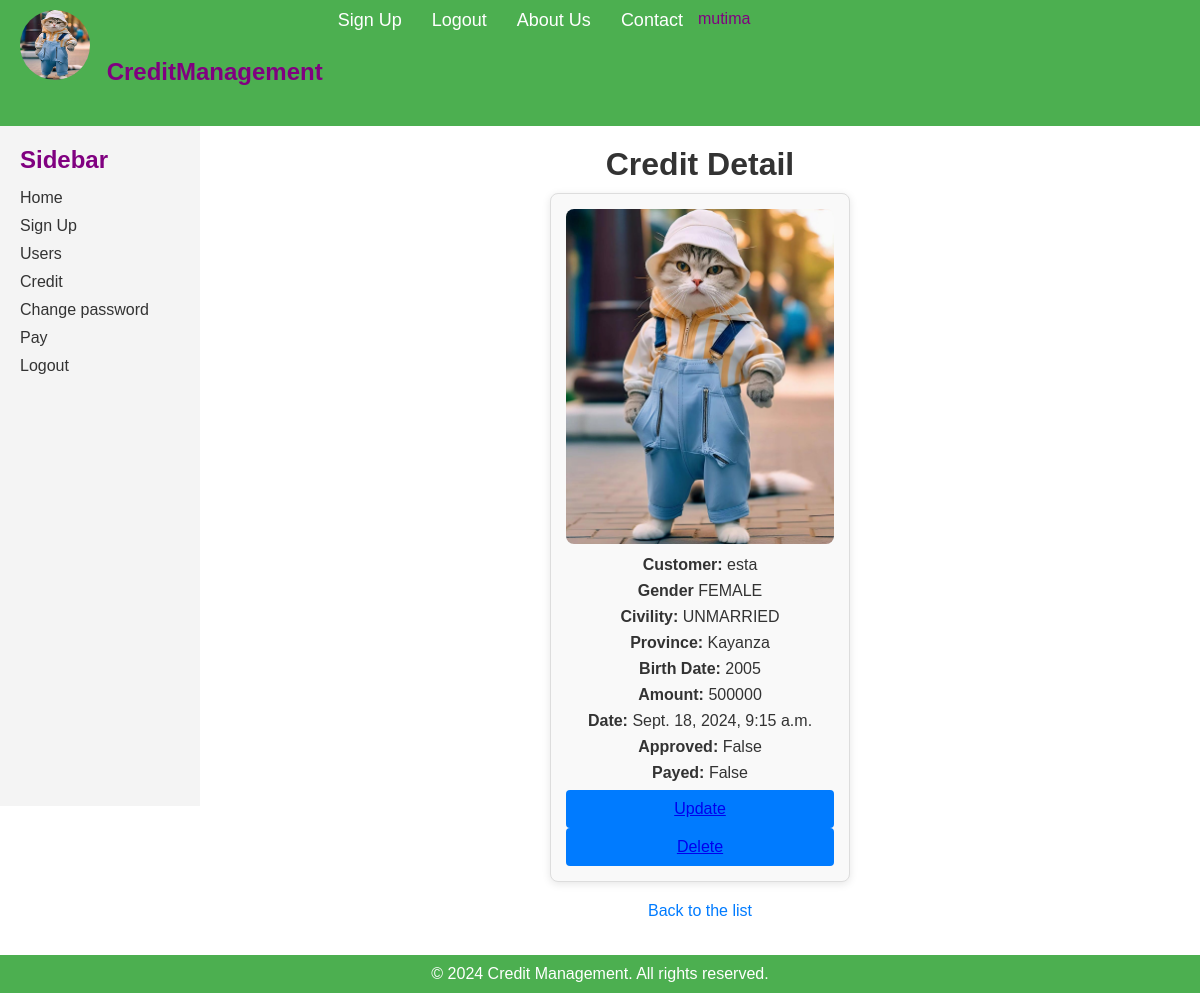
/credit_detail/1 (signed in), run on the app's committed database.
### authentication/models.py (models this page shows)
class CustomUser(AbstractUser):
    class Gender(models.TextChoices):
        MALE = 'MALE', 'Male'
        FEMALE = 'FEMALE', 'Female'
    class Civility(models.TextChoices):
        MARRIED = 'MARRIED', 'Married'  # Fixed spelling
        UNMARRIED = 'UNMARRIED', 'Unmarried'  # Fixed spelling
    PROVINCES = [
        ('Kayanza', 'Kayanza'),
        ('Mwaro', 'Mwaro'),
        ('Bururi', 'Bururi'),
        ('Bujumbura-Mairie', 'Bujumbura-Mairie'),
        ('Bujumbura-Rurale', 'Bujumbura-Rurale'),
        ('Gitega', 'Gitega'),
        ('Rutana', 'Rutana'),
        ('Ngozi', 'Ngozi'),
        ('Cibitoke', 'Cibitoke'),
        ('Muyinga', 'Muyinga'),
        ('Kirundo', 'Kirundo'),
        ('Rumonge', 'Rumonge'),
        ('Makamba', 'Makamba'),
        ('Karusi', 'Karusi'),
        ('Ruyigi', 'Ruyigi'),
        ('Bubanza', 'Bubanza'),
    ]
    gender = models.CharField(
        max_length=10,
        verbose_name='Gender',
        choices=Gender.choices  # Use .choices here
    )
    civility = models.CharField(
        max_length=30,
        verbose_name='Civility',
        choices=Civility.choices  # Use .choices here
    )
    province = models.CharField(
        max_length=30,
        verbose_name='Province',
        choices=PROVINCES
    )
    birth_year = models.PositiveIntegerField(
        verbose_name='Birth Year',
        choices=[(year, year) for year in range(1900, datetime.now().year + 1)],
        default=datetime.now().year
    )
    profile_photo = models.ImageField(verbose_name='Profile Photo')  # Specify upload_to
    def __str__(self):
        return self.username

### credit/models.py (models this page shows, shortened)
class CreditModel(models.Model):
	customer=models.ForeignKey(CustomUser, on_delete=models.CASCADE,verbose_name='CustomUser')
	amount=models.PositiveIntegerField(verbose_name='Amount')
	date_created = models.DateTimeField(auto_now_add=True)
	approved=models.BooleanField(default=False)
	payed=models.BooleanField(default=False)

### credit/views.py (the view)
# urls.py: path('credit_detail/<int:pk>',CreditDetailView.as_view(),name='credit_detail'),
class CreditDetailView(LoginRequiredMixin,DetailView):
	model=CreditModel
	context_object_name='credit'
	template_name='credit/credit_detail.html'

### credit/templates/credit/credit_detail.html
{% extends 'base.html' %}
{% block content %}
<center>
<h1>Credit Detail</h1>
<div class="card">
    <img src="{{ credit.customer.profile_photo.url }}" alt="">
    <p><b> Customer:</b> {{ credit.customer.username }} </p>
    <p><b>Gender </b>{{ credit.customer.gender  }} </p>
    <p><b>Civility:</b> {{ credit.customer.civility }}</p>
    <p><b>Province: </b> {{ credit.customer.province }}</p>
    <p><b>Birth Date:</b> {{ credit.customer.birth_year }}</p>
    <p><b>Amount:</b> {{ credit.amount }}</p>
    <p><b>Date:</b> {{ credit.date_created }}</p>
    <p><b>Approved:</b> {{ credit.approved }}</p>
    <p><b>Payed:</b> {{ credit.payed }}</p>
    <button><a href="{% url 'credit_update' credit.id %}">Update</a></button>
    <br>
    <button><a href="{% url 'credit_delete' credit.id %}">Delete</a></button>
</div>
<a class="back-link"  href="{% url 'credit_list' %}">Back to the list</a>
</center>
{% endblock content %}

### templates/base.html (shortened to what this page needs)
{% load static %}
<!DOCTYPE html>
<html lang="en">
<head>
    <link rel="stylesheet" href="{% static 'style.css' %}">
</head>
<body>
    <nav class="navbar">
        <div class="container">
            <div class="logo">
            <img  src={{ user.profile_photo.url }}>
            CreditManagement</div>
            <ul class="nav-links">
                <li><a href="{% url 'signup' %}">Sign Up</a></li>
                <li><a href="#">Logout</a></li>
                <li><a href="#about">About Us</a></li>
                <li><a href="#contact">Contact</a></li>
            </ul>
            <div class="user"><p>{{ user }}</p></div>
        </div>
    </nav>
    <div class="container">
        <aside class="sidebar">
            <h2>Sidebar</h2>
            <ul>
                <li><a href="{% url 'credit_home' %}">Home</a></li>
                <li><a href="{% url 'signup' %}">Sign Up</a></li>
                <li><a href="{% url 'user_list' %}">Users</a></li>
                <li><a href="{% url 'credit_create' %}">Credit</a></li>
                <li><a href="{% url 'change_password' %}">Change password</a></li>
                <li><a href="{% url 'logout' %}">Pay</a></li>
                <li><a href="{% url 'logout' %}">Logout</a></li>
            </ul>
        </aside>
        <main class="main-content">
            {% block content %}
            {% endblock content %}
        </main>
    </div>
    <footer class="footer">
        <p>&copy; 2024 Credit Management. All rights reserved.</p>
    </footer>
</body>
</html>

### static/style.css (style rules this page uses)
* { margin: 0; padding: 0; box-sizing: border-box; }
body { font-family: 'Arial', sans-serif; }
.navbar { background-color: #4CAF50; color: white; padding: 10px 20px; }
.container { display: flex; }
.logo { font-size: 24px; font-weight: bold; }
.logo img { width: 70px; height: 70px; border-radius: 50%; margin-right: 10px; }
.nav-links { list-style: none; display: flex; }
.nav-links li { margin: 0 15px; }
.nav-links a { color: white; text-decoration: none; font-size: 18px; transition: color 0.3s; }
.sidebar { width: 200px; height: 85vh; background-color: #f4f4f4; padding: 20px; }
.sidebar h2 { margin-bottom: 15px; }
.sidebar ul { list-style: none; }
.sidebar ul li { margin: 10px 0; }
.sidebar ul li a { text-decoration: none; color: #333; }
.main-content { flex: 1; padding: 20px; }
.footer { background-color: #4CAF50; color: white; text-align: center; padding: 10px 0; }
.back-link { display: block; text-align: center; margin-top: 20px; color: #007BFF; text-decoration: none; }
h1 { text-align: center; color: #333; }
div { color: purple; margin-bottom: 15px; }
button { background-color: #007bff; color: white; padding: 10px 15px; border: none; border-radius: 4px; cursor: pointer; font-size: 16px; width: 100%; transition: background-color 0.3s; }
.card { background-color: #f9f9f9; border: 1px solid #ddd; border-radius: 8px; box-shadow: 0 2px 8px rgba(0, 0, 0, 0.1); margin: 10px; padding: 15px; width: 300px; transition: transform 0.2s; }
.card img { max-width: 100%; height: auto; border-radius: 8px; }
.card p { margin: 8px 0; font-family: Arial, sans-serif; color: #333; }

### data on the page
CustomUser: profile_photo (picture), username "mutima"
CreditModel: customer.profile_photo (picture), customer.username "esta", customer.gender "FEMALE", customer.civility "UNMARRIED", customer.province "Kayanza", customer.birth_year "2005", amount "500000", date_created "Sept. 18, 2024, 9:15 a.m.", approved "False", payed "False"
